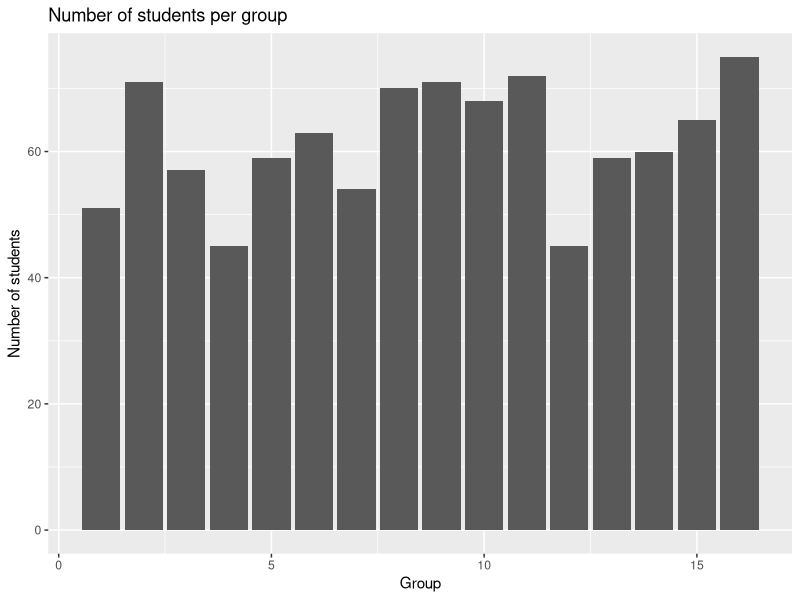
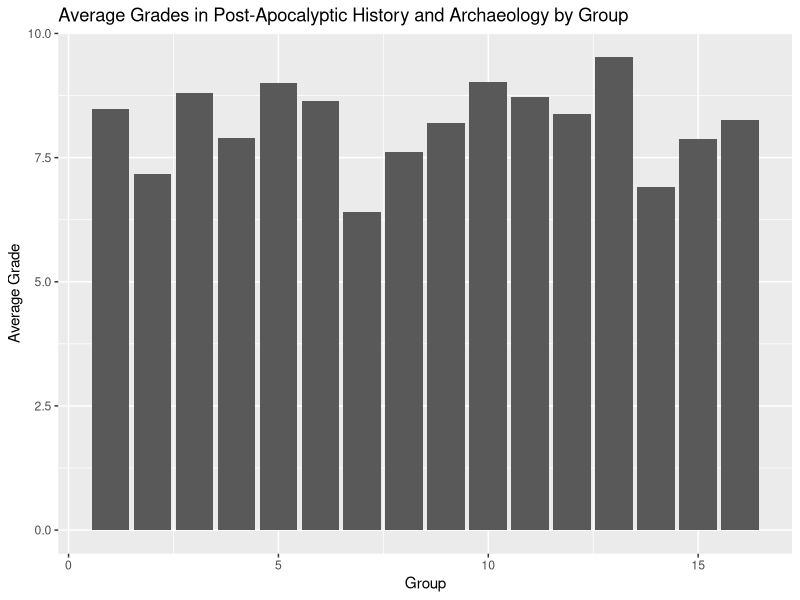
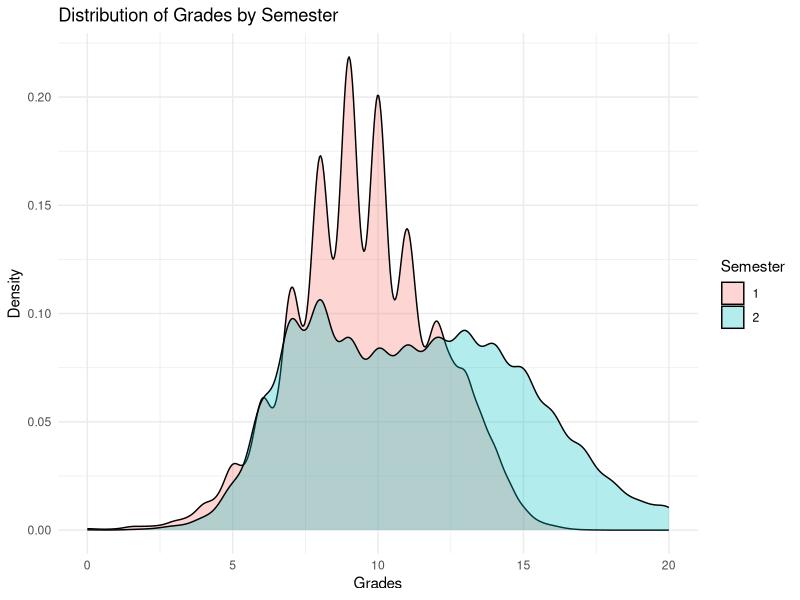

Write the R code that produced these figures, in order.
## ---- chunk 1
library(here)
library(tidyr)
library(dplyr)
library(ggplot2)
library(glue)
## ---- chunk 2
library(readr)
grades <- read_delim(here("data", "grades.csv"), delim = ",")
## ---- chunk 3
total_grades <- grades |>  
  select(grade) |> 
  summarise(total = n())
print(glue("The data set contains {total_grades$total} grades."))
## ---- chunk 4
number_students <- grades  |>   
  distinct(id)  |>  
  summarise(total=n())
print(glue("The number of student contained in the data set is {number_students$total}."))
## ---- chunk 5
students <- grades |>
  select(id,group) |>
  distinct() 
## ---- chunk 6
  print(knitr::kable(head(students)))
## ---- chunk 7
## creating the variable student_per_group 
students_per_group <- students |> 
  group_by(group) |> 
  summarize(number_of_students = n_distinct(id))
print(students_per_group)

## creating the graphical representation 
ggplot(students_per_group, aes(x=group, y=number_of_students)) + 
  geom_bar(stat = "identity")+ 
  labs(title = "Number of students per group",
       x = "Group",
       y = "Number of students")
## ---- chunk 8
## Calculate the average grades 
average_grades_PAHA <- grades |> 
  filter (course == "Post-Apocalyptic History and Archaeology") |>
  group_by(group) |> 
  summarise(average_grade = mean(grade, na.rm = TRUE))
print (average_grades_PAHA)
## ---- chunk 9
## graphical representation 
ggplot(average_grades_PAHA, aes(x = group, y = average_grade)) + 
  geom_col() + 
  labs(title = "Average Grades in Post-Apocalyptic History and Archaeology by Group",
       x = "Group",
       y = "Average Grade")
## ---- chunk 10
ggplot(grades, aes(x = grade, fill = factor(semester))) + 
  geom_density(alpha = 0.3) +
  labs(title = "Distribution of Grades by Semester",
       x = "Grades",
       y = "Density",
       fill = "Semester") +
  theme_minimal()  
